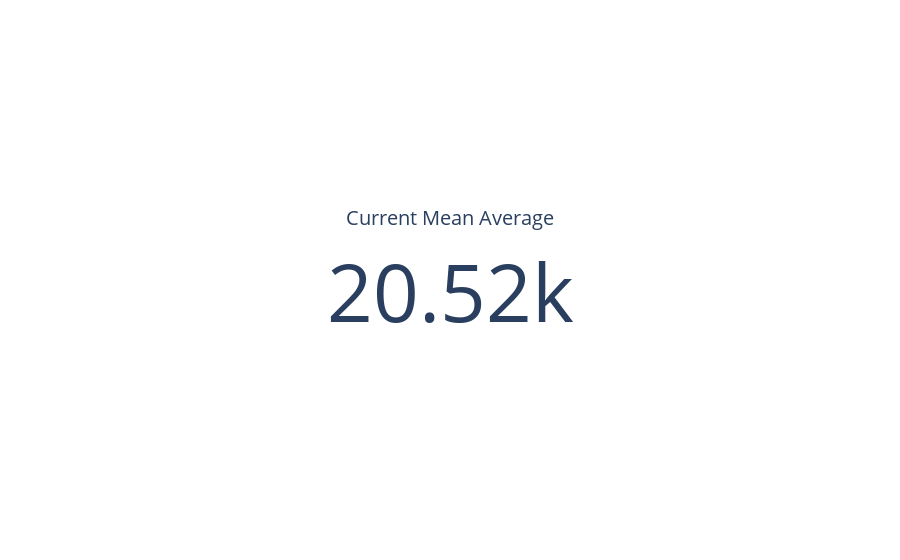

The notebook cell saved with this chart:
### Code cell
import plotly.graph_objects as go

fig = go.Figure(go.Indicator(
    domain = {'x': [0, 1], 'y': [0, 1]},
    value = df.meanavge.iloc[-1],
    mode = "number",
    title = {'text': "Current Mean Average"},
    gauge = {'axis': {'range': [None, df.price[df['price']==df.price.max()].tolist()[0]]},
    'bar': {'color': "orange"}}))

    

fig.show()
fig.write_html("../static/meanaverage.html")

### Figure 1 — Plotly figure (JSON) as saved in the notebook; plotly's stock layout.template omitted (floating-point values rounded to 4 significant figures)
{"data": [{"domain": {"x": [0, 1], "y": [0, 1]}, "gauge": {"axis": {"range": [null, 67530.0]}, "bar": {"color": "orange"}}, "mode": "number", "title": {"text": "Current Mean Average"}, "type": "indicator", "value": 20520.0}], "layout": {}}
